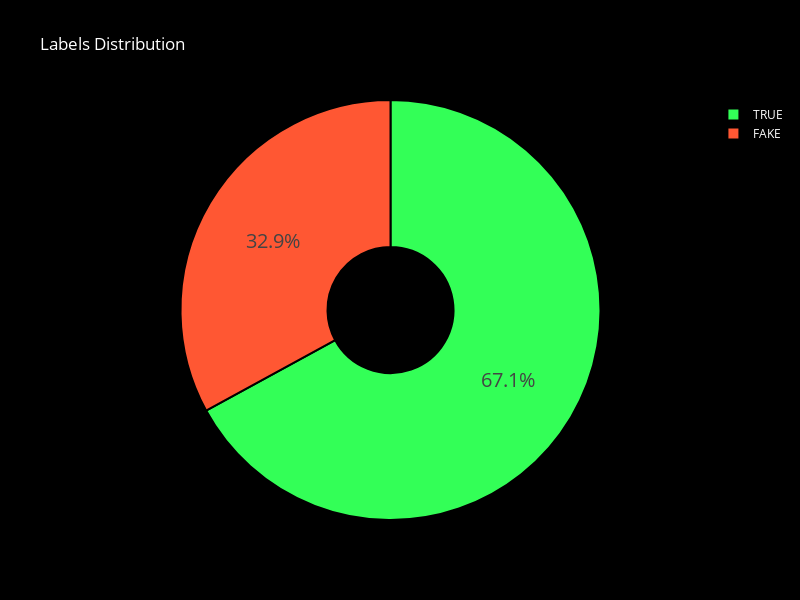

Write notebook code for a chart like this one.
### Code cell
# Plot labels distribution with the clean data

# Define new colors
colors = ['#33FF57', '#FF5733']  # Custom colors

labels = ['TRUE','FAKE']
value_counts = df_model['label'].value_counts()
values = value_counts / len(df_model)

# Create the Pie chart
fig = go.Figure(data=[go.Pie(
    labels=labels,
    values=values,
    hole=0.3,
    hoverinfo='label+percent',
    textinfo='percent',
    textfont_size=20,
    marker=dict(colors=colors, line=dict(color='#000000', width=2))
)])

# Update the layout
fig.update_layout(
    title="Labels Distribution",
    title_font_color="white",
    legend_title_font_color="yellow",
    paper_bgcolor="black",
    plot_bgcolor='black',
    font_color="white",
    width=800,
    height=600
)

# Show the figure
fig.show()

### Figure 1 — Plotly figure (JSON) as saved in the notebook; plotly's stock layout.template omitted (floating-point values rounded to 4 significant figures)
{"data": [{"hole": 0.3, "hoverinfo": "label+percent", "labels": ["TRUE", "FAKE"], "marker": {"colors": ["#33FF57", "#FF5733"], "line": {"color": "#000000", "width": 2}}, "textfont": {"size": 20}, "textinfo": "percent", "type": "pie", "values": [0.6706, 0.3294]}], "layout": {"font": {"color": "white"}, "height": 600, "legend": {"title": {"font": {"color": "yellow"}}}, "paper_bgcolor": "black", "plot_bgcolor": "black", "title": {"font": {"color": "white"}, "text": "Labels Distribution"}, "width": 800}}
